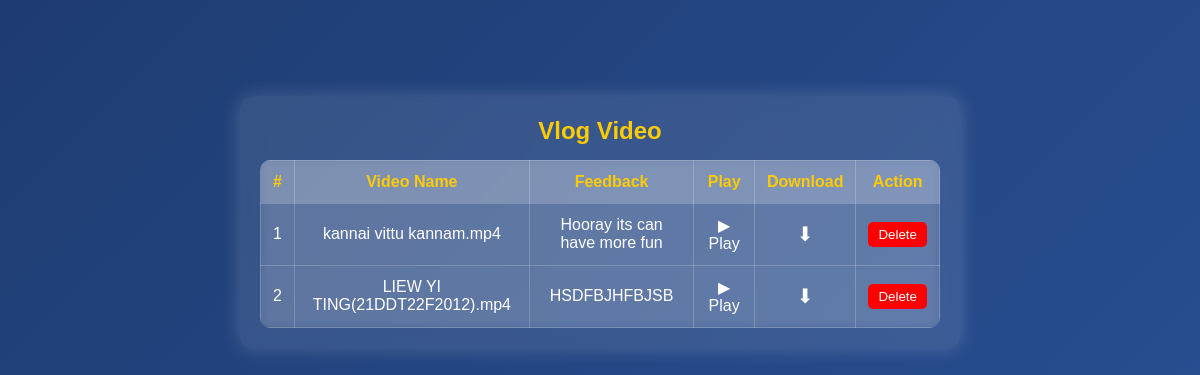
Screenshot of /admin_view_vlog.php (signed in) with the database file from the repository.
### tables this page shows
CREATE TABLE `vlog_videos` (
  `id` int(11) NOT NULL,
  `video_path` varchar(255) NOT NULL,
  `feedback` text DEFAULT NULL,
  `uploaded_at` timestamp NOT NULL DEFAULT current_timestamp()
);

### admin_view_vlog.php (the view, shortened to what this page needs)
<?php
$query = "SELECT id, video_path, feedback FROM vlog_videos ORDER BY id DESC";
$result = mysqli_query($conn, $query);
?>
<!DOCTYPE html>
<html lang="en">
<head>
</head>
<body>
    <div class="container">
        <h2>Vlog Video</h2>
<table>
    <thead>
        <tr>
            <th>#</th>
            <th>Video Name</th>
             <th>Feedback</th>
            <th>Play</th>
            <th>Download</th>
            <th>Action</th>
        </tr>
    </thead>
    <tbody>
        <?php
        if (mysqli_num_rows($result) > 0) {
            $count = 1;
            while ($row = mysqli_fetch_assoc($result)) {
                $video_path = $row['video_path'];
                $video_name = basename($video_path);
                $feedback = htmlspecialchars($row['feedback']);
                $video_id = $row['id'];
                echo "<tr>
                        <td>{$count}</td>
                        <td>{$video_name}</td>
                         <td>{$feedback}</td>
                        <td><a href='../vlog/{$video_path}' target='_blank'>▶ Play</a></td>
                        <td><a href='../vlog/{$video_path}' download='{$video_name}'><span class='download-icon'>⬇</span></a></td>
                        <td>
                            <form method='POST' action='delete_video.php' onsubmit='return confirm(\"Are you sure to delete this video?\")'>
                                <input type='hidden' name='id' value='{$video_id}'>
                                <button type='submit' style='background:red;color:white;border:none;padding:5px 10px;border-radius:5px;cursor:pointer;'>Delete</button>
                            </form>
                        </td>
                      </tr>";
                $count++;
            }
        } else {
            echo "<tr><td colspan='6'>No videos uploaded yet.</td></tr>";
        }
        ?>
    </tbody>
</table>
    </div>
    <br><br>
</body>
</html>

### admin_view_vlog.php (style rules this page uses)
* { margin: 0; padding: 0; box-sizing: border-box; font-family: Arial, sans-serif; }
body { text-align: center; background: linear-gradient(135deg, #1e3c72, #2a5298); color: white; height: 100vh; display: flex; flex-direction: column; align-items: center; justify-content: center; overflow: hidden; }
.container { background: rgba(255, 255, 255, 0.1); backdrop-filter: blur(10px); padding: 20px; position: relative; top: -10rem; width: 60%; border-radius: 12px; box-shadow: 0 0 20px rgba(255, 255, 255, 0.2); text-align: left; }
h2 { color: #ffcc00; margin-bottom: 15px; text-align: center; }
table { width: 100%; border-collapse: collapse; background: rgba(255, 255, 255, 0.1); backdrop-filter: blur(5px); color: white; border-radius: 10px; overflow: hidden; }
th, td { border: 1px solid rgba(255, 255, 255, 0.2); padding: 12px; text-align: center; }
th { background: rgba(255, 255, 255, 0.2); color: #ffcc00; }
a { color: white; text-decoration: none; transition: 0.3s; }
.download-icon { font-size: 20px; cursor: pointer; }

### rows the page displays
vlog_videos: video_path "kannai vittu kannam.mp4", feedback "Hooray its can have more fun"
vlog_videos: video_path "LIEW YI TING(21DDT22F2012).mp4", feedback "HSDFBJHFBJSB"
